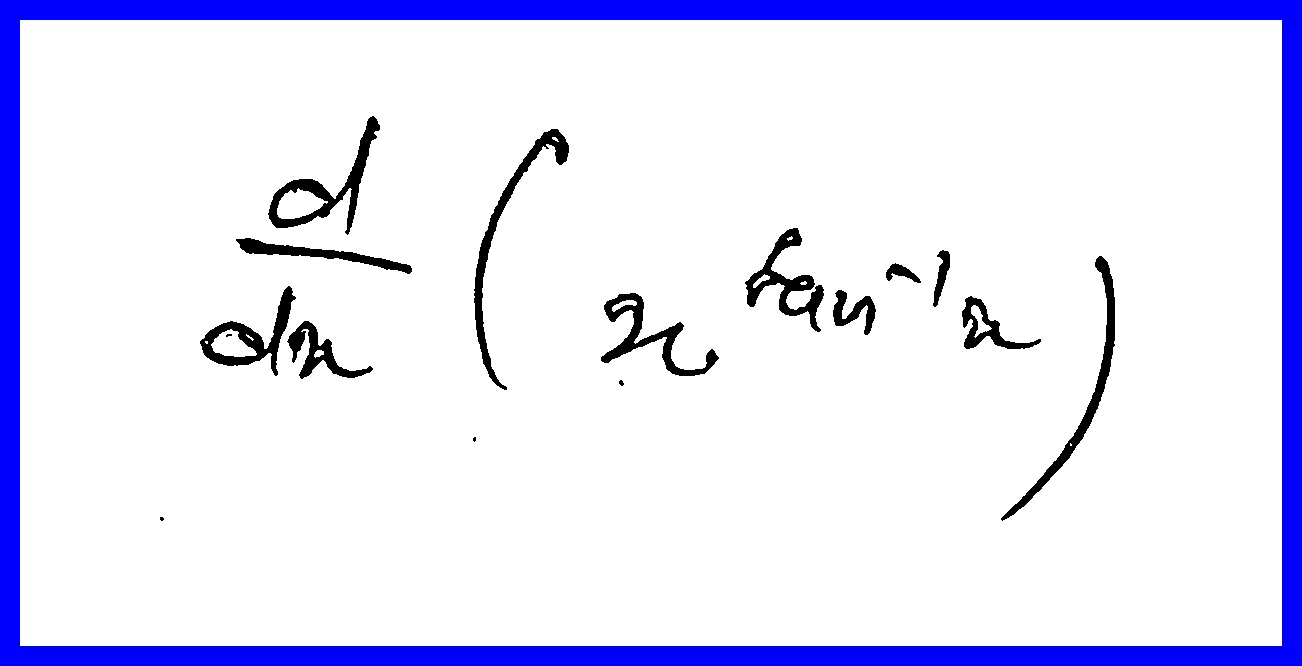
#> input picture data/cleaned_images/IIMG_20260405_170958.jpg, 1302 x 666 px; its folder holds only this picture in this run
$ python -i preprocess_math.py   (imports and definitions only)
#> lines starting #> are read from the running program, lines starting #| are printed output that depends on the picture; after the words box and inside, x2 and y2 are one past the last pixel; in counts of white or black regions, pixels touching at a corner belong together
"""
The Ultimate Preprocessor for Hybrid Math OCR.
Features:
- Canvas PNG Transparency Handler
- Digital Screenshot Bypass (Sensor Noise Detection)
- Smart Stroke-Width Calculation (Prevents blobs)
- Extreme Shadow-Crushing Contrast (For faint pencil)
"""
from __future__ import annotations

import os
import cv2
import numpy as np

# -------------------------
# COMPATIBILITY VARIABLES
# -------------------------
LAST_VARIANT_CHOICE = "handwriting"

# -------------------------
# THE GOLDEN OCR SETTINGS
# -------------------------
LATEX_OPTIMIZED_SETTINGS = {
    "brightness": 20.0,
    "exposure": 15.0,
    "contrast": 40.0,
    "highlights": 20.0,
    "saturation": -100.0,
    "sharpness": 100.0
}

DEFAULTS = {
    "min_width": 400,
    "min_height": 150,
    "scale_min": 2.0,
    "scale_max": 4.0,
    "small_file_bytes": 35_000,
    "adaptive_block": 41,
    "pad": 60,
    "deskew_angle": 45.0,
    "stroke_threshold": 5 # Boundary between "broken ink" and "thick marker"
}

# -------------------------
# CORE IMAGE OPERATIONS
# -------------------------

def invert_if_dark(gray: np.ndarray) -> np.ndarray:
    """
    Calculates average brightness. If the image is mostly dark
    (e.g., dark mode screenshot, chalkboard), it inverts the colors.
    """
    mean_brightness = np.mean(gray)

    # 127 is exactly halfway between 0 (pure black) and 255 (pure white)
    if mean_brightness < 127:
        print(f"Dark background detected (Brightness: {mean_brightness:.1f}). Inverting colors...")
        return cv2.bitwise_not(gray)

    return gray

def load_image_safely(image_path: str) -> np.ndarray:
    """Loads an image and safely handles transparent PNGs from web canvases."""
    img = cv2.imread(image_path, cv2.IMREAD_UNCHANGED)
    if img is None:
        raise ValueError(f"Could not read image: {image_path}")

    # If the image has 4 channels (BGRA - transparent canvas image)
    if len(img.shape) == 3 and img.shape[2] == 4:
        alpha = img[:, :, 3] / 255.0
        bgr = img[:, :, :3]
        white_bg = np.ones_like(bgr, dtype=np.uint8) * 255
        blended = (bgr * alpha[:, :, np.newaxis]) + (white_bg * (1.0 - alpha[:, :, np.newaxis]))
        return blended.astype(np.uint8)

    return img

def is_digital_screenshot(img_bgr: np.ndarray) -> bool:
    """Detects if an image is a digital screenshot by checking for sensor noise."""
    gray = cv2.cvtColor(img_bgr, cv2.COLOR_BGR2GRAY)
    h, w = gray.shape
    patch = min(30, h // 4, w // 4)
    corners = [
        gray[0:patch, 0:patch],
        gray[0:patch, w-patch:w],
        gray[h-patch:h, 0:patch],
        gray[h-patch:h, w-patch:w]
    ]
    # A perfectly flat background has a standard deviation near 0.
    flat_corners = sum(1 for c in corners if np.std(c) < 1.5)
    return flat_corners >= 2

def apply_editor_adjustments(img_bgr: np.ndarray, settings: dict) -> np.ndarray:
    """Crushes shadows and maximizes ink visibility."""
    img = img_bgr.astype(np.float32) / 255.0
    exp_gain = max(0.2, min(3.0, 1.0 + (settings["exposure"] / 100.0)))
    img = np.clip(img * exp_gain, 0.0, 1.0)
    lab = cv2.cvtColor((img * 255.0).astype(np.uint8), cv2.COLOR_BGR2LAB).astype(np.float32)
    L, A, B = cv2.split(lab)
    L = L + (settings["brightness"] / 100.0) * 50.0
    contrast_scale = max(0.3, min(3.0, 1.0 + (settings["contrast"] / 100.0)))
    L = (L - 50.0) * contrast_scale + 50.0
    if abs(settings["highlights"]) > 1e-6:
        h = settings["highlights"] / 100.0
        L = L + h * ((L / 100.0) ** 2) * 100.0
    L = np.clip(L, 0.0, 255.0)
    lab = cv2.merge((L, A, B)).astype(np.uint8)
    img = cv2.cvtColor(lab, cv2.COLOR_LAB2BGR).astype(np.float32) / 255.0
    hsv = cv2.cvtColor((img * 255.0).astype(np.uint8), cv2.COLOR_BGR2HSV).astype(np.float32)
    H, S, V = cv2.split(hsv)
    S = S * max(0.0, min(3.0, 1.0 + (settings["saturation"] / 100.0)))
    hsv = cv2.merge((H, np.clip(S, 0.0, 255.0), V)).astype(np.uint8)
    img = cv2.cvtColor(hsv, cv2.COLOR_HSV2BGR).astype(np.float32) / 255.0
    if settings["sharpness"] > 0.0:
        amount = max(0.0, min(2.0, settings["sharpness"] / 100.0))
        sigma = max(0.5, min(2.0, max(img.shape[:2]) / 1200.0))
        blurred = cv2.GaussianBlur((img * 255.0).astype(np.uint8), (0, 0), sigma).astype(np.float32) / 255.0
        img = np.clip((1.0 + amount) * img - amount * blurred, 0.0, 1.0)
    return (img * 255.0).astype(np.uint8)

def ensure_scale_and_pad(img_bgr: np.ndarray, file_path: str) -> np.ndarray:
    """Scales up small images so Texify has enough pixels to read."""
    h, w = img_bgr.shape[:2]
    file_size = os.path.getsize(file_path) if os.path.exists(file_path) else 0
    scale = 1.0
    if w < DEFAULTS["min_width"] or h < DEFAULTS["min_height"] or file_size < DEFAULTS["small_file_bytes"]:
        scale_w = max(DEFAULTS["min_width"] / w, 1.0)
        scale_h = max(DEFAULTS["min_height"] / h, 1.0)
        scale = max(scale_w, scale_h, DEFAULTS["scale_min"])
        if file_size < DEFAULTS["small_file_bytes"]:
            scale = max(scale, 2.5)
        scale = min(scale, DEFAULTS["scale_max"])
    if scale > 1.0:
        img_bgr = cv2.resize(img_bgr, (int(w * scale), int(h * scale)), interpolation=cv2.INTER_CUBIC)
    return img_bgr

def deskew(gray: np.ndarray) -> np.ndarray:
    """Straightens tilted handwriting."""
    bw = cv2.threshold(gray, 0, 255, cv2.THRESH_BINARY + cv2.THRESH_OTSU)[1]
    coords = np.column_stack(np.where(bw < 255))
    if coords.shape[0] < 10: return gray
    angle = cv2.minAreaRect(coords)[-1]
    if angle < -45: angle = -(90 + angle)
    else: angle = -angle
    if abs(angle) < 0.5 or abs(angle) > DEFAULTS["deskew_angle"]: return gray
    (h, w) = gray.shape[:2]
    M = cv2.getRotationMatrix2D((w // 2, h // 2), angle, 1.0)
    return cv2.warpAffine(gray, M, (w, h), flags=cv2.INTER_CUBIC, borderValue=255)

def estimate_stroke_width(bw: np.ndarray) -> float:
    """Calculates the median thickness of the black lines in the image."""
    ink = (bw == 0).astype(np.uint8)
    if ink.sum() == 0: return 999.0
    dist = cv2.distanceTransform(255 - bw, cv2.DIST_L2, 5)
    d_vals = dist[ink.astype(bool)]
    if d_vals.size == 0: return 999.0
    return float(2.0 * np.median(d_vals))

def smart_binarize(gray: np.ndarray, block_size: int) -> np.ndarray:
    """Uses stroke width to decide if the image needs morphological closing."""
    gray_blurred = cv2.GaussianBlur(gray, (3, 3), 0)

    # Pass 1: Standard clean threshold (Safe for thick markers)
    bw_standard = cv2.adaptiveThreshold(
        gray_blurred, 255, cv2.ADAPTIVE_THRESH_GAUSSIAN_C, cv2.THRESH_BINARY, block_size, 10
    )

    # Measure the strokes!
    stroke_width = estimate_stroke_width(bw_standard)
    print(f"Smart-Tuner: Measured Stroke Width = {stroke_width:.2f}px")

    # If strokes are thin/fragmented, apply the heavy fix. Otherwise, leave it alone.
    if stroke_width < DEFAULTS["stroke_threshold"]:
        print("Smart-Tuner: Fragmented ink detected. Applying Kernel 3 fix and dilating...")
        bw_aggro = cv2.adaptiveThreshold(
            gray_blurred, 255, cv2.ADAPTIVE_THRESH_GAUSSIAN_C, cv2.THRESH_BINARY, block_size, 3
        )
        ink = cv2.bitwise_not(bw_aggro)
        kernel = cv2.getStructuringElement(cv2.MORPH_ELLIPSE, (3, 3))
        # Dilate to physically thicken the strokes so they connect properly
        ink = cv2.dilate(ink, kernel, iterations=1)
        ink = cv2.morphologyEx(ink, cv2.MORPH_CLOSE, kernel)
        bw_final = cv2.bitwise_not(ink)
    else:
        print("Smart-Tuner: Solid ink detected. Skipping morphological distortion.")
        bw_final = bw_standard

    return cv2.medianBlur(bw_final, 3)

# -------------------------
# MAIN COMPATIBLE PIPELINE
# -------------------------
def preprocess_image_auto(
    image_path: str,
    out_path: str | None = None,
    variant_hint: str | None = None,
    params: dict | None = None,
) -> str:
    print(f"Processing math image: {image_path}")
    global LAST_VARIANT_CHOICE
    LAST_VARIANT_CHOICE = "handwriting"

    # 1. Load image safely (preserves web canvas drawings)
    img_bgr = load_image_safely(image_path)
#> in load_image_safely, img is the input picture: shape (666, 1302, 3); mean B, G, R 248.6, 226.3, 226.3

    # 2. DIGITAL BYPASS LAYER
    if is_digital_screenshot(img_bgr):
#> in is_digital_screenshot, `flat_corners = sum(1 for c in corners if np.std(c) < 1.5)`: flat_corners = 0
        print("Bypass Layer: Digital screenshot/canvas detected! Bypassing heavy preprocessing.")
        img_bgr = ensure_scale_and_pad(img_bgr, image_path)
        gray = cv2.cvtColor(img_bgr, cv2.COLOR_BGR2GRAY)

        #Dark mode
        gray = invert_if_dark(gray)

        # Gentle OTSU threshold for digital text
        _, bw = cv2.threshold(gray, 0, 255, cv2.THRESH_BINARY + cv2.THRESH_OTSU)

        # Thicken digital strokes if they are too thin
        stroke_width = estimate_stroke_width(bw)
        if stroke_width < DEFAULTS["stroke_threshold"]:
            print(f"Bypass Layer: Digital ink is thin ({stroke_width:.2f}px). Thickening...")
            ink = cv2.bitwise_not(bw)
            kernel = cv2.getStructuringElement(cv2.MORPH_ELLIPSE, (3, 3))
            ink = cv2.dilate(ink, kernel, iterations=1)
            bw = cv2.bitwise_not(ink)

    # 3. HANDWRITTEN PAPER PIPELINE
    else:
        print("Bypass Layer: Physical photo detected. Applying shadow-crushing pipeline...")
        img_bgr = ensure_scale_and_pad(img_bgr, image_path)
#> in ensure_scale_and_pad, `h, w = img_bgr.shape[:2]`: h = 666; w = 1302
        editor_adjusted = apply_editor_adjustments(img_bgr, LATEX_OPTIMIZED_SETTINGS)
#> in apply_editor_adjustments, `L, A, B = cv2.split(lab)`:
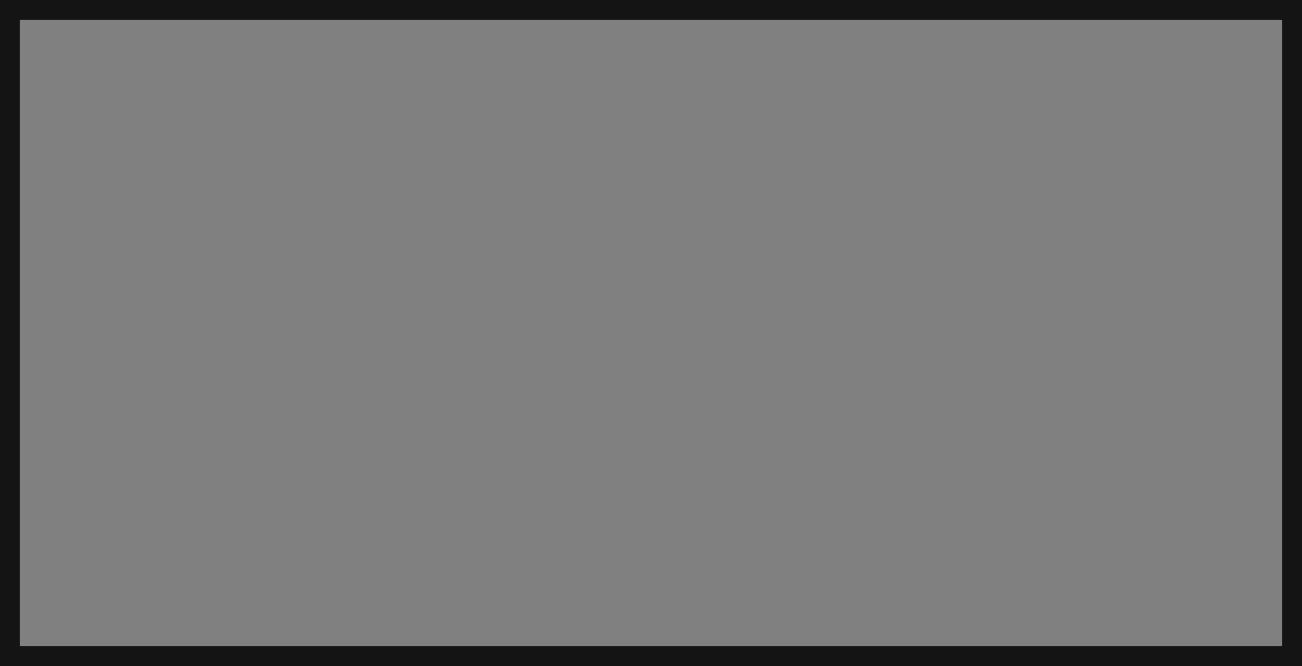
#> B: shape (666, 1302) float32; min 20, max 128, mean 118.4
#> in apply_editor_adjustments, `lab = cv2.merge((L, A, B)).astype(np.uint8)`:
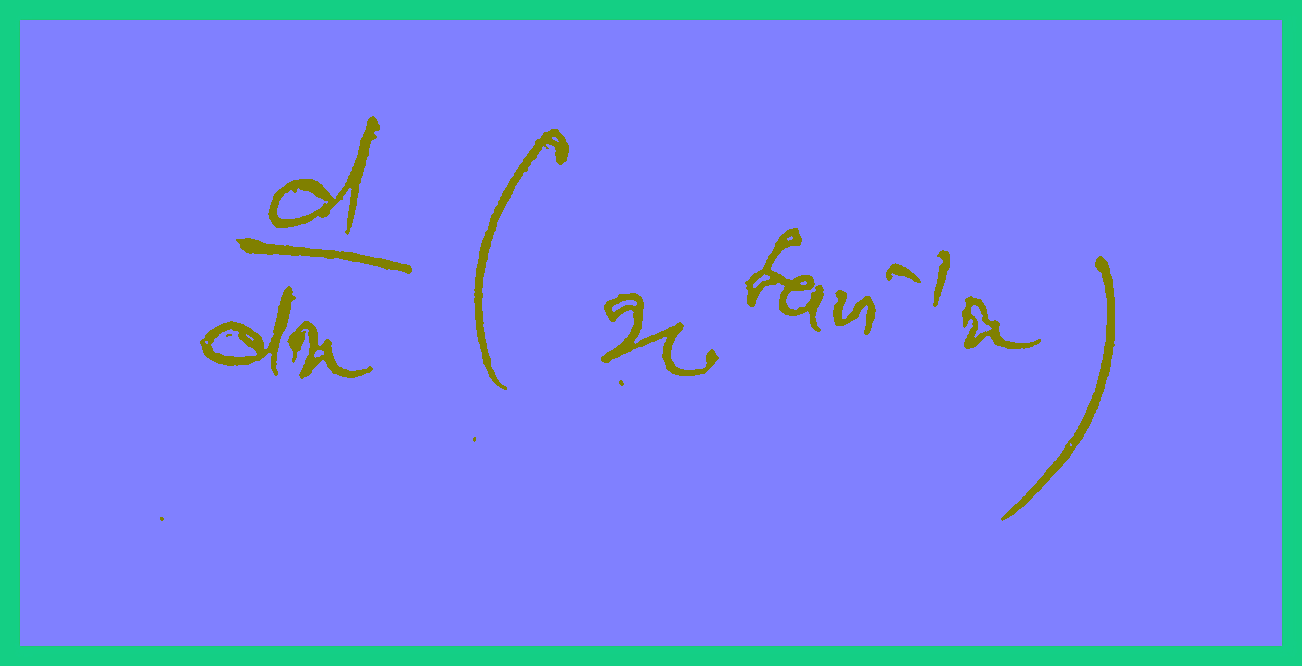
#> lab: shape (666, 1302, 3); mean B, G, R 238, 135, 118.4
#> in apply_editor_adjustments, `S = S * max(0.0, min(3.0, 1.0 + (settings["saturation"] / 100.0)))`: S: shape (666, 1302) float32; every value is 0
#> in apply_editor_adjustments, `hsv = cv2.merge((H, np.clip(S, 0.0, 255.0), V)).astype(np.uint8)`:
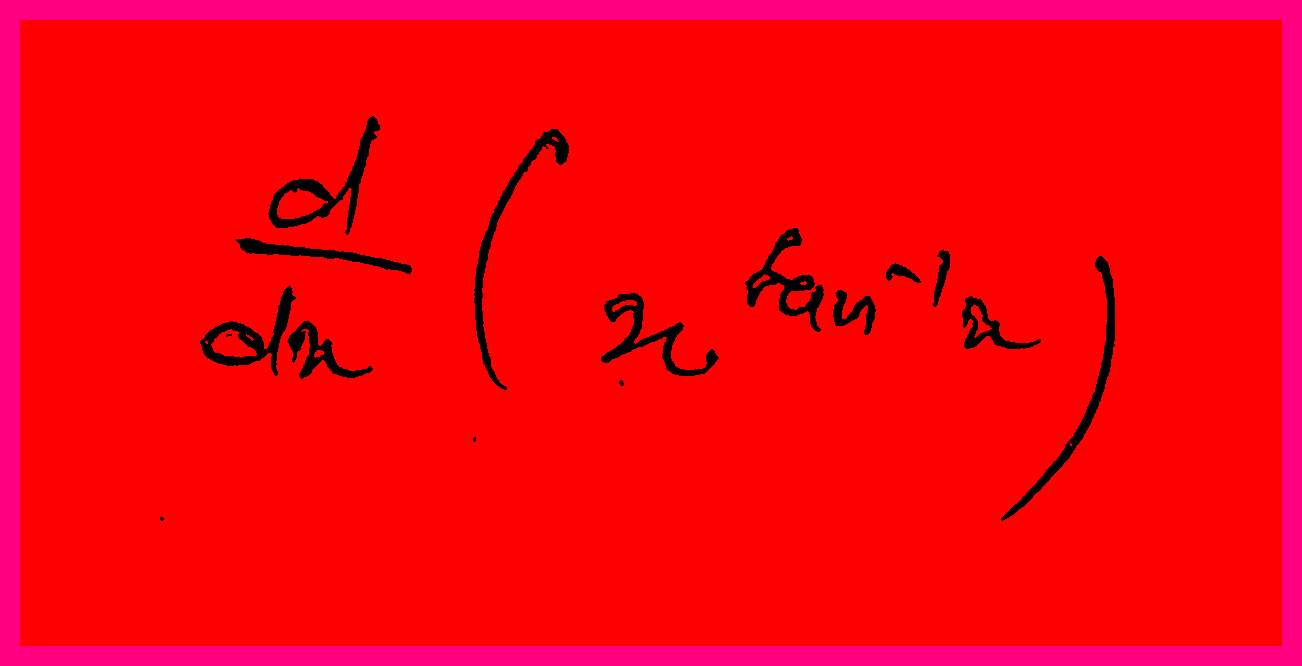
#> hsv: shape (666, 1302, 3); mean B, G, R 11.4, 0, 249
        gray = cv2.cvtColor(editor_adjusted, cv2.COLOR_BGR2GRAY)

        #Dark mode
        gray = invert_if_dark(gray)
#> in invert_if_dark, `mean_brightness = np.mean(gray)`: mean_brightness = 249

        gray = deskew(gray)
#> in deskew, `bw = cv2.threshold(gray, 0, 255, cv2.THRESH_BINARY + cv2.THRESH_OTSU)[1]`: bw: shape (666, 1302); 97.6% white; 16 black regions (3 under 20 px), largest, box (x1, y1, x2, y2) and area: (474, 129, 569, 390) 2653, (268, 116, 380, 235) 2606, (1001, 256, 1115, 521) 2561
#> in deskew, `coords = np.column_stack(np.where(bw < 255))`: coords = 20536 pairs, first value 116 to 520, second value 160 to 1114
#> in deskew, `angle = cv2.minAreaRect(coords)[-1]`: angle = -90
#> in deskew, `if angle < -45: angle = -(90 + angle)`: angle = 0
        bw = smart_binarize(gray, DEFAULTS["adaptive_block"])
#> in smart_binarize, `bw_standard = cv2.adaptiveThreshold( gray_blurred, 255, cv2.ADAPTIVE_T..`: bw_standard: shape (666, 1302); 97.6% white; 16 black regions (1 under 20 px), largest, box (x1, y1, x2, y2) and area: (474, 129, 569, 391) 2680, (268, 116, 380, 235) 2628, (1000, 256, 1115, 521) 2583
#> in estimate_stroke_width, `ink = (bw == 0).astype(np.uint8)`:
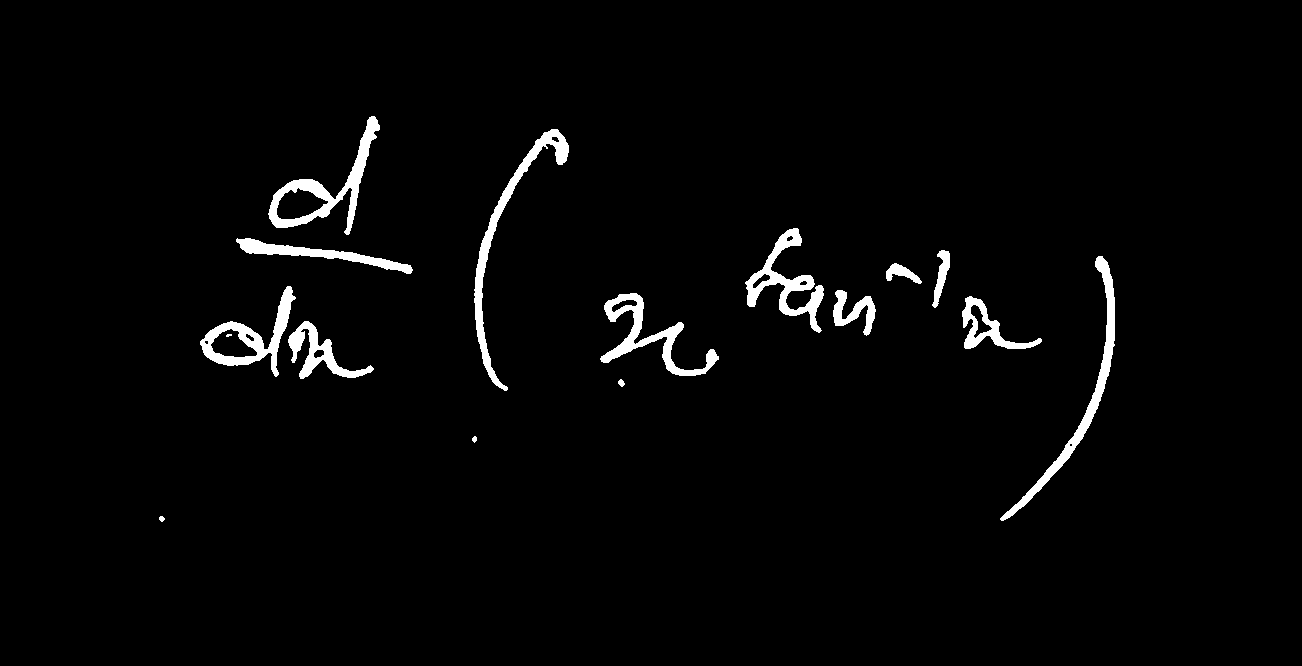
#> ink: shape (666, 1302); values 0 (black) and 1 (white), 2.4% white; 16 white regions (1 under 20 px), largest, box (x1, y1, x2, y2) and area: (474, 129, 569, 391) 2680, (268, 116, 380, 235) 2628, (1000, 256, 1115, 521) 2583
#> in smart_binarize, `stroke_width = estimate_stroke_width(bw_standard)`: stroke_width = 4.39
#| Smart-Tuner: Measured Stroke Width = 4.39px
#> in smart_binarize, `bw_aggro = cv2.adaptiveThreshold( gray_blurred, 255, cv2.ADAPTIVE_THRE..`: bw_aggro: shape (666, 1302); 97.6% white; 16 black regions (1 under 20 px), largest, box (x1, y1, x2, y2) and area: (474, 129, 569, 391) 2703, (268, 116, 380, 236) 2653, (1000, 255, 1115, 521) 2595
#> in smart_binarize, `ink = cv2.dilate(ink, kernel, iterations=1)`: ink: shape (666, 1302); 3% white; 16 white regions, largest, box (x1, y1, x2, y2) and area: (473, 128, 570, 392) 3325, (267, 115, 381, 237) 3212, (999, 254, 1116, 522) 3150
#> in smart_binarize, `ink = cv2.morphologyEx(ink, cv2.MORPH_CLOSE, kernel)`: ink: shape (666, 1302); 3% white; 15 white regions, largest, box (x1, y1, x2, y2) and area: (473, 128, 570, 392) 3339, (267, 115, 381, 237) 3224, (999, 254, 1116, 522) 3153
#> in smart_binarize, `return cv2.medianBlur(bw_final, 3)`: returned value: shape (666, 1302); 97% white; 15 black regions, largest, box (x1, y1, x2, y2) and area: (473, 128, 570, 392) 3341, (267, 115, 381, 236) 3226, (999, 255, 1116, 522) 3152

    # 4. FINAL PADDING (Crucial for Transformer models)
    pad = DEFAULTS["pad"]
    final_img = cv2.copyMakeBorder(bw, pad, pad, pad, pad, cv2.BORDER_CONSTANT, value=255)
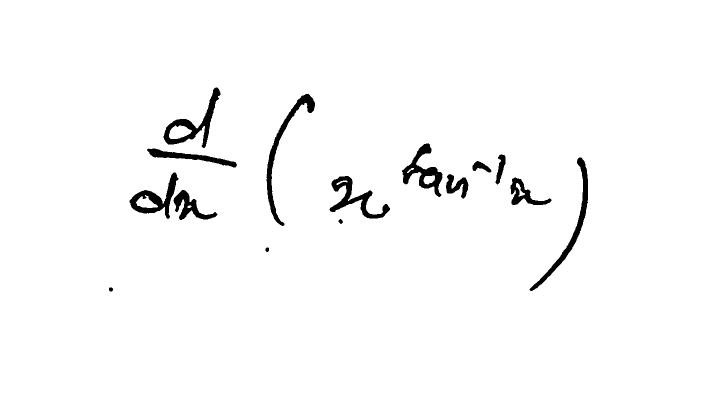
#> final_img: shape (786, 1422) (shown at 1/2 size); 97.7% white; 15 black regions, largest, box (x1, y1, x2, y2) and area: (533, 188, 630, 452) 3341, (327, 175, 441, 296) 3226, (1059, 315, 1176, 582) 3152

    if out_path is None:
        base, ext = os.path.splitext(image_path)
        out_path = f"{base}_latex_ready.png"

    os.makedirs(os.path.dirname(out_path) or ".", exist_ok=True)
    cv2.imwrite(out_path, final_img)

    return out_path

>>> result = preprocess_image_auto('../../data/cleaned_images/IIMG_20260405_170958.jpg')
